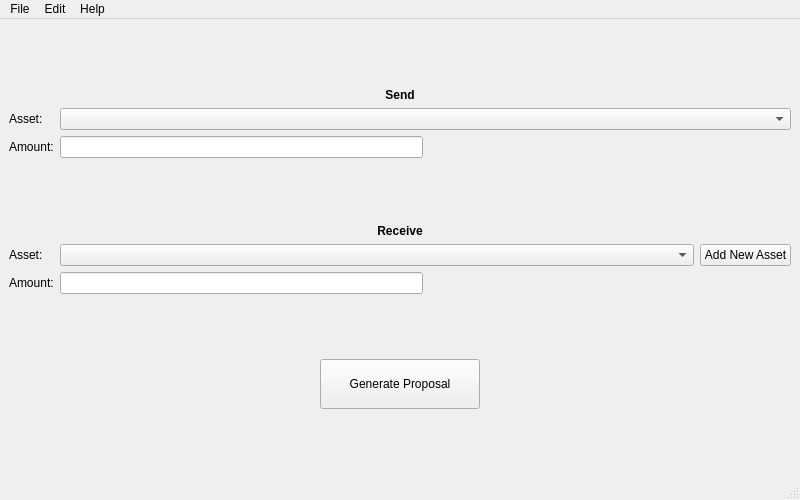
<?xml version="1.0" encoding="UTF-8"?>
<ui version="4.0">
 <class>ProposeWindow</class>
 <widget class="QMainWindow" name="ProposeWindow">
  <property name="geometry">
   <rect>
    <x>0</x>
    <y>0</y>
    <width>800</width>
    <height>500</height>
   </rect>
  </property>
  <property name="minimumSize">
   <size>
    <width>800</width>
    <height>500</height>
   </size>
  </property>
  <property name="windowTitle">
   <string>Liquid Asset Swap - Propose a Swap [1/3]</string>
  </property>
  <widget class="QWidget" name="centralwidget">
   <layout class="QGridLayout" name="gridLayout">
    <item row="0" column="0">
     <layout class="QVBoxLayout" name="verticalLayoutMain">
      <property name="sizeConstraint">
       <enum>QLayout::SetDefaultConstraint</enum>
      </property>
      <item>
       <spacer name="verticalSpacer1">
        <property name="orientation">
         <enum>Qt::Vertical</enum>
        </property>
        <property name="sizeType">
         <enum>QSizePolicy::Expanding</enum>
        </property>
        <property name="sizeHint" stdset="0">
         <size>
          <width>20</width>
          <height>40</height>
         </size>
        </property>
       </spacer>
      </item>
      <item>
       <layout class="QVBoxLayout" name="verticalLayoutSend">
        <item>
         <widget class="QLabel" name="labelSend">
          <property name="font">
           <font>
            <weight>75</weight>
            <bold>true</bold>
           </font>
          </property>
          <property name="text">
           <string>Send</string>
          </property>
          <property name="alignment">
           <set>Qt::AlignCenter</set>
          </property>
         </widget>
        </item>
        <item>
         <layout class="QGridLayout" name="gridLayoutSend">
          <item row="0" column="1">
           <widget class="QComboBox" name="comboBoxSendAsset"/>
          </item>
          <item row="0" column="0">
           <widget class="QLabel" name="labelSendAsset">
            <property name="text">
             <string>Asset:</string>
            </property>
           </widget>
          </item>
          <item row="1" column="0">
           <widget class="QLabel" name="labelSendAmount">
            <property name="text">
             <string>Amount:</string>
            </property>
           </widget>
          </item>
          <item row="1" column="1">
           <layout class="QHBoxLayout" name="horizontalLayoutSendAmount">
            <item>
             <widget class="QLineEdit" name="lineEditSendAmount">
              <property name="inputMethodHints">
               <set>Qt::ImhNone</set>
              </property>
              <property name="inputMask">
               <string/>
              </property>
              <property name="text">
               <string/>
              </property>
              <property name="maxLength">
               <number>20</number>
              </property>
              <property name="alignment">
               <set>Qt::AlignRight|Qt::AlignTrailing|Qt::AlignVCenter</set>
              </property>
             </widget>
            </item>
            <item>
             <widget class="QLabel" name="labelSendAvailable">
              <property name="sizePolicy">
               <sizepolicy hsizetype="Expanding" vsizetype="Preferred">
                <horstretch>0</horstretch>
                <verstretch>0</verstretch>
               </sizepolicy>
              </property>
              <property name="text">
               <string/>
              </property>
              <property name="textInteractionFlags">
               <set>Qt::TextBrowserInteraction</set>
              </property>
             </widget>
            </item>
           </layout>
          </item>
         </layout>
        </item>
       </layout>
      </item>
      <item>
       <spacer name="verticalSpacer2">
        <property name="orientation">
         <enum>Qt::Vertical</enum>
        </property>
        <property name="sizeType">
         <enum>QSizePolicy::Expanding</enum>
        </property>
        <property name="sizeHint" stdset="0">
         <size>
          <width>20</width>
          <height>40</height>
         </size>
        </property>
       </spacer>
      </item>
      <item>
       <layout class="QVBoxLayout" name="verticalLayoutReceive">
        <item>
         <widget class="QLabel" name="labelReceive">
          <property name="font">
           <font>
            <weight>75</weight>
            <bold>true</bold>
           </font>
          </property>
          <property name="text">
           <string>Receive</string>
          </property>
          <property name="alignment">
           <set>Qt::AlignCenter</set>
          </property>
         </widget>
        </item>
        <item>
         <layout class="QGridLayout" name="gridLayoutReceive">
          <item row="1" column="0">
           <widget class="QLabel" name="labelReceiveAmount">
            <property name="minimumSize">
             <size>
              <width>0</width>
              <height>0</height>
             </size>
            </property>
            <property name="text">
             <string>Amount:</string>
            </property>
           </widget>
          </item>
          <item row="0" column="1">
           <layout class="QHBoxLayout" name="horizontalLayoutReceiveAsset">
            <item>
             <widget class="QComboBox" name="comboBoxReceiveAsset"/>
            </item>
            <item>
             <widget class="QPushButton" name="buttonReceiveAddNew">
              <property name="sizePolicy">
               <sizepolicy hsizetype="Fixed" vsizetype="Fixed">
                <horstretch>0</horstretch>
                <verstretch>0</verstretch>
               </sizepolicy>
              </property>
              <property name="statusTip">
               <string>Add a new asset.</string>
              </property>
              <property name="text">
               <string>Add New Asset</string>
              </property>
             </widget>
            </item>
           </layout>
          </item>
          <item row="0" column="0">
           <widget class="QLabel" name="labelReceiveAsset">
            <property name="text">
             <string>Asset:</string>
            </property>
           </widget>
          </item>
          <item row="1" column="1">
           <layout class="QHBoxLayout" name="horizontalLayoutReceiveAmount">
            <item>
             <widget class="QLineEdit" name="lineEditReceiveAmount">
              <property name="text">
               <string/>
              </property>
              <property name="maxLength">
               <number>20</number>
              </property>
              <property name="alignment">
               <set>Qt::AlignRight|Qt::AlignTrailing|Qt::AlignVCenter</set>
              </property>
             </widget>
            </item>
            <item>
             <widget class="QLabel" name="labelReceiveAvailable">
              <property name="sizePolicy">
               <sizepolicy hsizetype="Expanding" vsizetype="Preferred">
                <horstretch>0</horstretch>
                <verstretch>0</verstretch>
               </sizepolicy>
              </property>
              <property name="text">
               <string/>
              </property>
              <property name="textInteractionFlags">
               <set>Qt::TextBrowserInteraction</set>
              </property>
             </widget>
            </item>
           </layout>
          </item>
         </layout>
        </item>
       </layout>
      </item>
      <item>
       <spacer name="verticalSpacer3">
        <property name="orientation">
         <enum>Qt::Vertical</enum>
        </property>
        <property name="sizeType">
         <enum>QSizePolicy::Expanding</enum>
        </property>
        <property name="sizeHint" stdset="0">
         <size>
          <width>20</width>
          <height>40</height>
         </size>
        </property>
       </spacer>
      </item>
      <item>
       <layout class="QHBoxLayout" name="horizontalLayout">
        <item>
         <spacer name="horizontalSpacer1">
          <property name="orientation">
           <enum>Qt::Horizontal</enum>
          </property>
          <property name="sizeHint" stdset="0">
           <size>
            <width>40</width>
            <height>20</height>
           </size>
          </property>
         </spacer>
        </item>
        <item>
         <widget class="QPushButton" name="buttonGenerateProposal">
          <property name="sizePolicy">
           <sizepolicy hsizetype="Minimum" vsizetype="Minimum">
            <horstretch>0</horstretch>
            <verstretch>0</verstretch>
           </sizepolicy>
          </property>
          <property name="minimumSize">
           <size>
            <width>160</width>
            <height>50</height>
           </size>
          </property>
          <property name="statusTip">
           <string>Generate proposal with the details specified above.</string>
          </property>
          <property name="layoutDirection">
           <enum>Qt::LeftToRight</enum>
          </property>
          <property name="text">
           <string>Generate Proposal</string>
          </property>
         </widget>
        </item>
        <item>
         <spacer name="horizontalSpacer2">
          <property name="orientation">
           <enum>Qt::Horizontal</enum>
          </property>
          <property name="sizeHint" stdset="0">
           <size>
            <width>40</width>
            <height>20</height>
           </size>
          </property>
         </spacer>
        </item>
       </layout>
      </item>
      <item>
       <spacer name="verticalSpacer4">
        <property name="orientation">
         <enum>Qt::Vertical</enum>
        </property>
        <property name="sizeHint" stdset="0">
         <size>
          <width>20</width>
          <height>40</height>
         </size>
        </property>
       </spacer>
      </item>
     </layout>
    </item>
   </layout>
  </widget>
  <widget class="QStatusBar" name="statusbar"/>
  <widget class="QMenuBar" name="menuBar">
   <property name="geometry">
    <rect>
     <x>0</x>
     <y>0</y>
     <width>800</width>
     <height>22</height>
    </rect>
   </property>
   <widget class="QMenu" name="menuFile">
    <property name="title">
     <string>File</string>
    </property>
    <addaction name="actionNew"/>
    <addaction name="separator"/>
    <addaction name="actionExit"/>
   </widget>
   <widget class="QMenu" name="menuEdit">
    <property name="title">
     <string>Edit</string>
    </property>
    <widget class="QMenu" name="menuAuthentication">
     <property name="statusTip">
      <string/>
     </property>
     <property name="title">
      <string>Authentication</string>
     </property>
     <addaction name="actionConf"/>
     <addaction name="actionURL"/>
    </widget>
    <addaction name="menuAuthentication"/>
   </widget>
   <widget class="QMenu" name="menuHelp">
    <property name="title">
     <string>Help</string>
    </property>
    <addaction name="actionAbout"/>
   </widget>
   <addaction name="menuFile"/>
   <addaction name="menuEdit"/>
   <addaction name="menuHelp"/>
  </widget>
  <action name="actionNew">
   <property name="text">
    <string>Start Over</string>
   </property>
   <property name="shortcut">
    <string>Ctrl+N</string>
   </property>
  </action>
  <action name="actionAbout">
   <property name="text">
    <string>About</string>
   </property>
   <property name="shortcut">
    <string>Ctrl+H</string>
   </property>
  </action>
  <action name="actionConf">
   <property name="enabled">
    <bool>false</bool>
   </property>
   <property name="text">
    <string>Specify elements.conf…</string>
   </property>
   <property name="shortcut">
    <string>Ctrl+Shift+C</string>
   </property>
  </action>
  <action name="actionURL">
   <property name="enabled">
    <bool>false</bool>
   </property>
   <property name="text">
    <string>Elements Node URL…</string>
   </property>
   <property name="shortcut">
    <string>Ctrl+Shift+U</string>
   </property>
  </action>
  <action name="actionExit">
   <property name="text">
    <string>Exit</string>
   </property>
   <property name="shortcut">
    <string>Ctrl+Q</string>
   </property>
  </action>
 </widget>
 <resources/>
 <connections/>
</ui>
